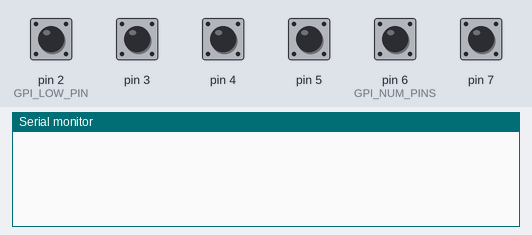
Recording of a sketch running on a simulated Arduino Uno, built with avr-gcc and run on an emulated ATmega328P. On the bench: the last lines printed to the serial monitor. Inputs (shaded band) come from the test bench; at power-on: pin 2 (GPI_LOW_PIN), pin 3–5, pin 6 (GPI_NUM_PINS), pin 7 HIGH. WiFi joins after 1.5 s; servers stay silent unless stated.

Above: at 2.2 s.
2.3 s: pin 2 (GPI_LOW_PIN) pulled LOW for 0.15 s
At 3.5 s:
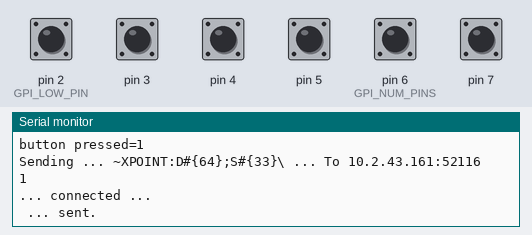
3.9 s: pin 3 pulled LOW for 0.15 s
At 4.8 s:
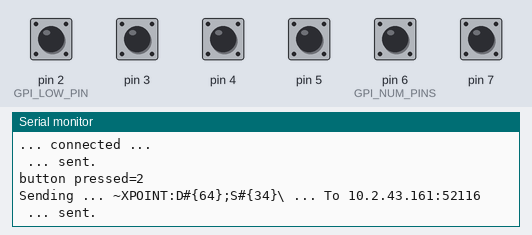
5.5 s: pin 4 pulled LOW for 0.15 s
At 5.66 s:
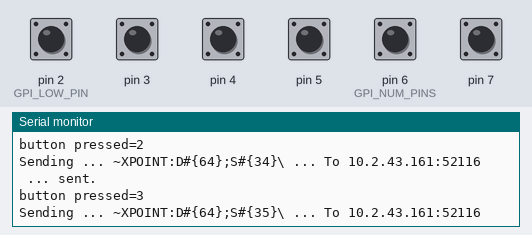
7.1 s: pin 5 pulled LOW for 0.15 s
At 8.3 s:
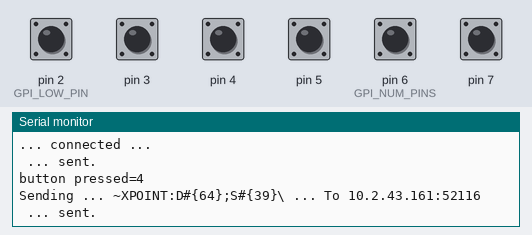
8.7 s: pin 6 (GPI_NUM_PINS) pulled LOW for 0.15 s
At 8.86 s:
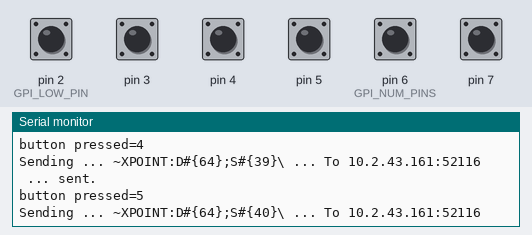
10.3 s: pin 7 pulled LOW for 0.15 s
At 10.9 s:
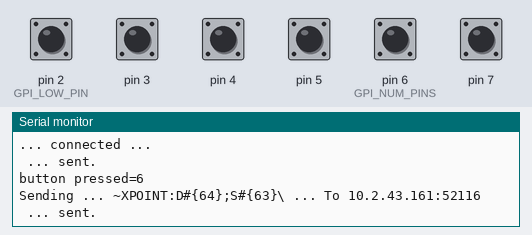

The sketch:

multicampusMSU.ino
```cpp
#include <SPI.h>
#include <Ethernet.h>

//  You can turn console messages off to improve performance
#define CONSOLE 1
#define DEBUG_BUTTONS 1

#define LOCAL   01
#define LRC     10
#define GVG7000 11
struct route
{
  byte            button;
  byte            ultirxIn;
  byte            ultirxOut;
  byte            platinumIn;
  byte            platinumOut;
  byte            ultirxIp[4];
  unsigned int    ultirxPort;
  byte            remote_protocol;
} Buttons[] = {
                {  1,   0,   0,  33,  64, 0, 0, LOCAL },   // NPCC
                {  2,   0,   0,  34,  64, 0, 0, LOCAL },
                {  3,   0,   0,  35,  64, 0, 0, LOCAL },
                {  4,   0,   0,  39,  64, 0, 0, LOCAL },
                {  5,   0,   0,  40,  64, 0, 0, LOCAL },
                {  6,   0,   0,  63,  64, 0, 0, LOCAL },
                {  7,   0,   0,  44,  64, 0, 0, LOCAL },
                {  8,   0,   0,  45,  64, 0, 0, LOCAL },
                { 10,   0,   0,  42,  64, 0, 0, LOCAL },

                { 11,  32,  26, 112,  26, 172,17,3,137, 12345, GVG7000 },   // BC
                { 12,  33,  26, 112,  26, 172,17,3,137, 12345, GVG7000 },
                { 13,  34,  26, 112,  26, 172,17,3,137, 12345, GVG7000 },
                { 14,  38,  26, 112,  26, 172,17,3,137, 12345, GVG7000 },
                { 15,  39,  26, 112,  26, 172,17,3,137, 12345, GVG7000 },
                { 20,  62,  26, 112,  26, 172,17,3,137, 12345, GVG7000 },

                { 11,  32,  26, 112,  26, 172,17,3,137, 12345, LRC },   // BB
                { 12,  33,  26, 112,  26, 172,17,3,137, 12345, LRC },
                { 13,  34,  26, 112,  26, 172,17,3,137, 12345, LRC },
                { 14,  38,  26, 112,  26, 172,17,3,137, 12345, LRC },
                { 15,  39,  26, 112,  26, 172,17,3,137, 12345, LRC },
                { 20,  62,  26, 112,  26, 172,17,3,137, 12345, LRC },

                {0,0,0,0,0,0,0,0,0,0}   // Table termintor
};

byte          platinumIp[] = {10,2,43,161};    // Local NPCC router
unsigned int  platinumPort = 52116;


#define GPI_PIN_ON    HIGH             // If voltage is HIGH, the dip switch is in the ON position.
#define GPI_LOW_PIN   2
#define GPI_NUM_PINS  6

// MAC address
byte MyMac[] = {0xDE, 0xAD, 0xBE, 0xEF, 0xFE, 0xED};
IPAddress MyIP(10, 2, 43, 183);
// the dns server ip
IPAddress dnsServer(10, 16, 16, 10);
// the router's gateway address:
IPAddress gateway(10, 2, 43, 254);
// the subnet:
IPAddress subnet(255, 255, 255, 0);


void setup() {
  // start the Ethernet connection:
  Ethernet.begin(MyMac, MyIP, dnsServer, gateway, subnet);

#if CONSOLE
  // Open serial communications and wait for port to open:
  Serial.begin(57600);
  while (!Serial) {
    ; // wait for serial port to connect. Needed for native USB port only
  }
#endif

  // give the Ethernet shield a second to initialize
  delay(1000);

}


void loop() {

  static boolean got_ack = false;
  static boolean gpioReset = true;
  unsigned int button = 0;

        //
        // Read GPI and interpret which button was pushed (Arduino pins 2-11)
        //
  button = 0;

  for (int pin=GPI_LOW_PIN; pin<(GPI_LOW_PIN +GPI_NUM_PINS) ; pin++)
  {
    unsigned char val=0;
    pinMode(pin, INPUT);           // set pin to input
    digitalWrite(pin, HIGH);       // turn on pullup resistor

    val = digitalRead(pin);

    if (val==0){
      button=pin-1;   // button should be 1-6
      break;
    }
  }

  if (!button)
    gpioReset=true;

  if (button && gpioReset){
#if DEBUG_BUTTONS
    Serial.print("button pressed=");   // button should be 1-6
    Serial.print(button);
    Serial.println("");
#endif
                            // Switch local NPCC router to show remote's router.
    got_ack = sendLRCPacket (platinumIp, platinumPort, Buttons[button-1].platinumIn, Buttons[button-1].platinumOut);   // button should be 1-6

    gpioReset=false;    // don't accept input until see all GPIO clear

  }


}


//  ~XPOINT:S${SAT 1};D${MON 6}\

#define LRC_OPEN_FLAG "~"
#define LRC_CLOSE_FLAG "\\"   // really just single slash - gotta escape for compiler.

boolean sendLRCPacket(IPAddress ip, unsigned int port, byte src, byte dest){

  static EthernetClient client;
  static boolean connected = false;
  char msg[128];
  int ret= -1;

  sprintf(msg, "~XPOINT:D#{%d};S#{%d}\\", dest, src);

  char str[128];
  sprintf(str, "Sending ... %s ... To %d.%d.%d.%d:%u", msg, ip[0], ip[1], ip[2], ip[3], port);
  Serial.println(str);

  if (!client.connected()){
    if ((ret=client.connect(ip, port))) {
      Serial.println(ret);
      Serial.println("... connected ...");
      connected = true;
    }
    else{
          // if you didn't get a connection to the server:
      Serial.println("... connection failed.");
      return false;
    }
  }

  client.println(msg);
  Serial.println(" ... sent.\n\n");

  return true;

}


boolean send7000Packet(IPAddress ip, unsigned int port, byte src, byte dest){

  static EthernetClient client;
  static IPAddress connectedIP(0,0,0,0);
  byte msg[16];
  char str[128];
  unsigned int sum=0;
  unsigned int cksum;

  sprintf(msg, "N0TI\t%02x\t%02x", dest, src);  // Basic 7000 message w/o checksum and framing

  for (int i=0; i< strlen(msg); i++){
    sum += msg[i];
    sprintf(str, "%d/%x ", msg[i], msg[i]);
    Serial.print(str);
  }

  cksum = 0x100 - (sum % 0x100);

  sprintf(str, " = %d/%x, cksum = %d/%x", sum,sum, cksum,cksum);    // Add checksum
  Serial.println(str);

  sprintf (&msg[strlen(msg)], "%02x", cksum);   // concat ascii of hex cksum

  sprintf(str, "Sending ... %s ... To %d.%d.%d.%d:%u", msg, ip[0], ip[1], ip[2], ip[3], port);
  Serial.println(str);

  if (client.connect(ip, port)) {
    Serial.println("... connected ...");
    Serial.write(msg, strlen(msg));

    client.write(0x01);                       // SOH  Send framing
    client.write(msg, strlen(msg));
    client.write(0x04);                       // EOT

    Serial.println(" ... sent.\n\n");

    client.stop();
  }
  else{
        // if you didn't get a connection to the server:
    Serial.println("... connection failed.");
    return false;
  }

  return true;

}

int button2row(byte button)
{
  int i;

  for (i=0; Buttons[i].button!=0; i++)
    if(button == Buttons[i].button)
      return i;

  return -1;    // Button not in table, dude !
}

boolean sameIP(IPAddress ip1, IPAddress ip2)
{
  return false;

  Serial.println("sameIP comparing");
  Serial.print(ip1);
  Serial.print(ip2);
  Serial.println("");
  for (int i=0; i<4; i++)
    if (ip1[i] != ip2[i])
      return false;

  return true;
}
```

Measured:
- after the input at 2.3 s, the serial monitor: prints a new line at once (image 1)
- after the input at 3.9 s, the serial monitor: prints a new line at once (image 2)
- after the input at 5.5 s, the serial monitor: prints a new line at once (image 3)
- after the input at 7.1 s, the serial monitor: prints a new line at once (image 4)
- after the input at 8.7 s, the serial monitor: prints a new line at once (image 5)
- after the input at 10.3 s, the serial monitor: prints a new line at once (image 6)
